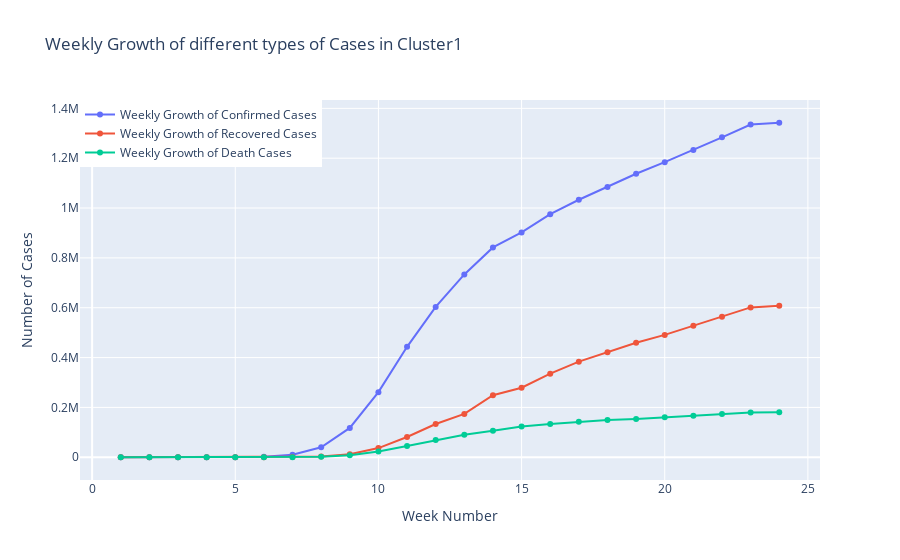

Notebook code for this chart:
### Code cell
datewise = datewise1

datewise["WeekOfYear"]=datewise.index.weekofyear

week_num=[]
weekwise_confirmed=[]
weekwise_recovered=[]
weekwise_deaths=[]
w=1
for i in list(datewise["WeekOfYear"].unique()):
    weekwise_confirmed.append(datewise[datewise["WeekOfYear"]==i]["Confirmed"].iloc[-1])
    weekwise_recovered.append(datewise[datewise["WeekOfYear"]==i]["Recovered"].iloc[-1])
    weekwise_deaths.append(datewise[datewise["WeekOfYear"]==i]["Deaths"].iloc[-1])
    week_num.append(w)
    w=w+1

fig=go.Figure()
fig.add_trace(go.Scatter(x=week_num, y=weekwise_confirmed,
                    mode='lines+markers',
                    name='Weekly Growth of Confirmed Cases'))
fig.add_trace(go.Scatter(x=week_num, y=weekwise_recovered,
                    mode='lines+markers',
                    name='Weekly Growth of Recovered Cases'))
fig.add_trace(go.Scatter(x=week_num, y=weekwise_deaths,
                    mode='lines+markers',
                    name='Weekly Growth of Death Cases'))
fig.update_layout(title="Weekly Growth of different types of Cases in Cluster1",
                 xaxis_title="Week Number",yaxis_title="Number of Cases",legend=dict(x=0,y=1,traceorder="normal"))
fig.show()

### Figure 1 — Plotly figure (JSON) as saved in the notebook; plotly's stock layout.template omitted (floating-point values rounded to 4 significant figures)
{"data": [{"mode": "lines+markers", "name": "Weekly Growth of Confirmed Cases", "type": "scatter", "x": [1, 2, 3, 4, 5, 6, 7, 8, 9, 10, 11, 12, 13, 14, 15, 16, 17, 18, 19, 20, 21, 22, 23, 24], "y": [3, 9, 17, 18, 170, 1925, 9653, 40296, 117700, 261322, 443111, 603154, 733733, 842008, 902202, 975313, 1033263, 1084485, 1137650, 1183993, 1233186, 1283635, 1335081, 1342245]}, {"mode": "lines+markers", "name": "Weekly Growth of Recovered Cases", "type": "scatter", "x": [1, 2, 3, 4, 5, 6, 7, 8, 9, 10, 11, 12, 13, 14, 15, 16, 17, 18, 19, 20, 21, 22, 23, 24], "y": [0, 0, 0, 6, 9, 98, 666, 2891, 11731, 36767, 81180, 133350, 173997, 248883, 278895, 335272, 383578, 420917, 459598, 491030, 527690, 563557, 601388, 607550]}, {"mode": "lines+markers", "name": "Weekly Growth of Death Cases", "type": "scatter", "x": [1, 2, 3, 4, 5, 6, 7, 8, 9, 10, 11, 12, 13, 14, 15, 16, 17, 18, 19, 20, 21, 22, 23, 24], "y": [0, 0, 0, 1, 4, 36, 405, 2235, 8453, 22656, 44901, 68878, 90182, 106739, 122993, 133508, 142710, 149838, 153910, 160816, 166288, 173787, 179897, 180447]}], "layout": {"legend": {"traceorder": "normal", "x": 0, "y": 1}, "title": {"text": "Weekly Growth of different types of Cases in Cluster1"}, "xaxis": {"title": {"text": "Week Number"}}, "yaxis": {"title": {"text": "Number of Cases"}}}}
